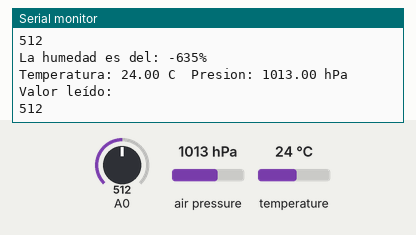
This sketch was run on a simulated Arduino Uno, built with avr-gcc and run on an emulated ATmega328P. Shown: the last lines printed to the serial monitor. The inputs (shaded band) are chosen by the test bench; at power-on: air pressure 1013 hPa, A0 = 512, temperature 24 °C.

Above: at 3.8 s.
3.9 s: air pressure set to 952 hPa
At 5.2 s:
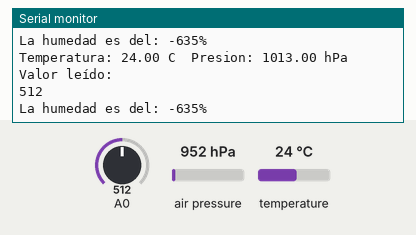
7.8 s: A0 set to 671
At 11.3 s:
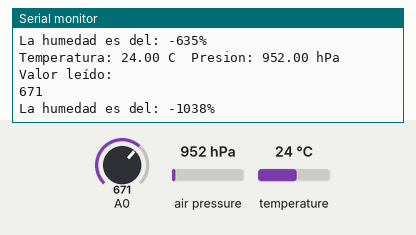
11.7 s: temperature set to 12 °C
At 12.6 s:
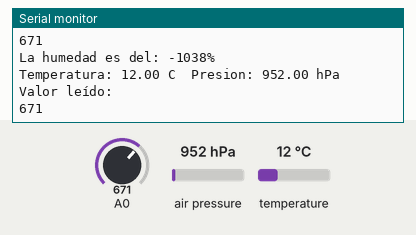
15.6 s: A0 set to 651
At 19.4 s:
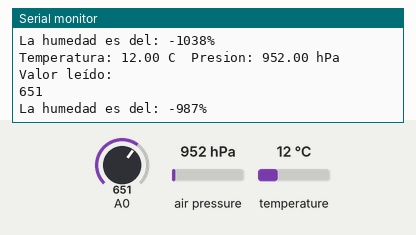
19.5 s: air pressure set to 975 hPa
At 21.9 s:
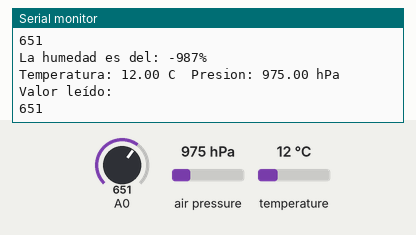
Timing chart, 0 to 23.4 s (numbered marks = the images above; inputs shaded):
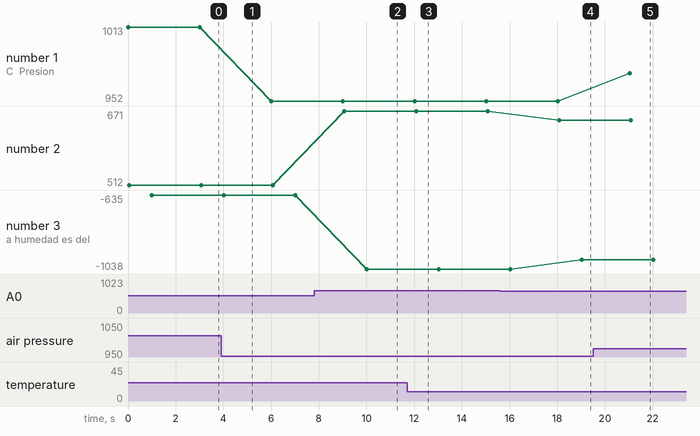

The sketch:

TPFTeoComG8.ino
```cpp
#include <Wire.h>
#include <Adafruit_Sensor.h>
#include <Adafruit_BMP280.h>

Adafruit_BMP280 bmp;  // crea el objeto BMP280

void setup() {
    Serial.begin(9600);
    if (!bmp.begin(0x76)) {  // intenta inicializar en la dirección 0x76
        Serial.println("No se pudo encontrar el BMP280 en 0x76");
        if (!bmp.begin(0x77)) {  // intenta inicializar en la dirección 0x77
            Serial.println("No se pudo encontrar el BMP280 en 0x77");
            while (1);  // detiene el programa si no se encuentra el sensor
        }
    }
}

void loop() {
    Serial.print("\nTemperatura: ");
    Serial.print(bmp.readTemperature());
    Serial.print(" C\tPresion: ");
    Serial.print(bmp.readPressure() / 100.0F);
    Serial.println(" hPa");

    //código sensor de humedad HL-69
  #define VALORMAXHUM 261
  #define VALORMINHUM 661
  //int valorMaxHum = 300;
  //int valorMinHum = 100;
  int lectura = analogRead(A0);
  Serial.println("Valor leído:");
  Serial.print(lectura);
  delay(1000);
  int lecturaPorcentaje = map(lectura, VALORMAXHUM, 0, 0, VALORMINHUM);
  Serial.print("\nLa humedad es del: ");
  Serial.print(lecturaPorcentaje);
  Serial.print("%");
  delay(2000);
}
```

Measured:
- after the input at 7.8 s, the serial monitor: prints a new line after 1.3 s (image 2)
- after the input at 11.7 s, the serial monitor: prints a new line after 0.32 s (image 3)
- after the input at 15.6 s, the serial monitor: prints a new line after 2.5 s (image 4)
- after the input at 19.5 s, the serial monitor: prints a new line after 1.5 s (image 5)
- plotted number 1: 1013 → 952 after the input at 3.9 s, 952 → 975 after the input at 19.5 s
- plotted number 2: 512 → 671 after the input at 7.8 s, 671 → 651 after the input at 15.6 s
- plotted number 3: -635 → -1038 after the input at 7.8 s, -1038 → -987 after the input at 15.6 s
